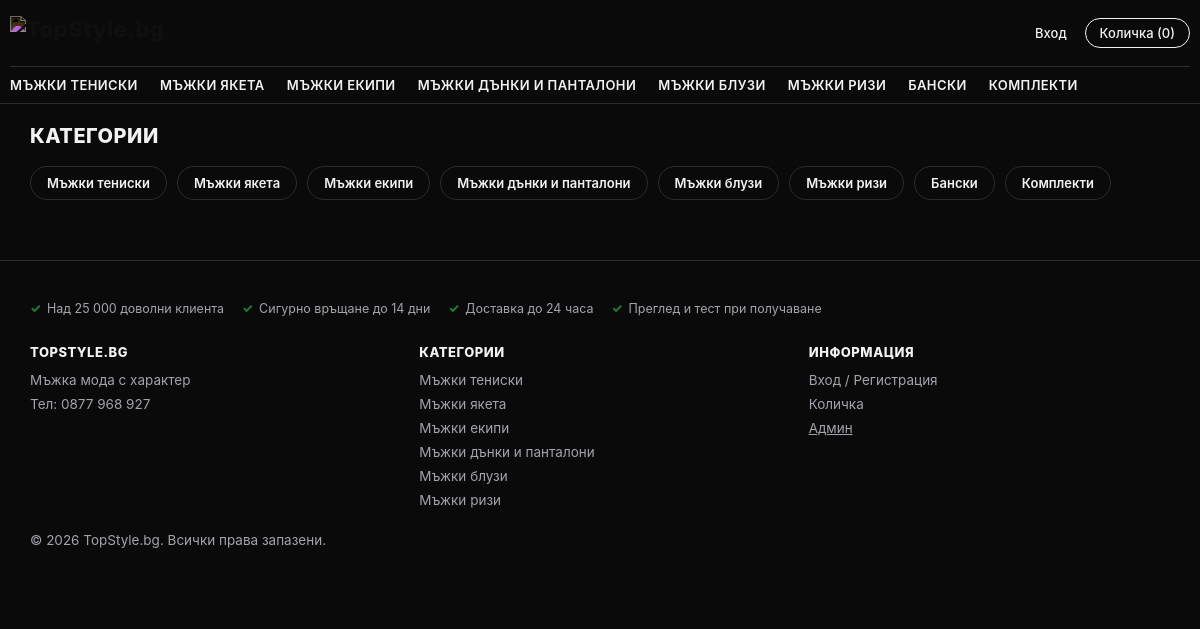
Page /php-site/category.php on the committed database.
### tables this page shows
CREATE TABLE IF NOT EXISTS category (
  id VARCHAR(32) PRIMARY KEY,
  slug VARCHAR(191) NOT NULL UNIQUE,
  name VARCHAR(191) NOT NULL,
  position INT NOT NULL DEFAULT 0,
  parent_id VARCHAR(32) NULL,
   
   
  image_url VARCHAR(500) NOT NULL DEFAULT '',
  created_at DATETIME NOT NULL DEFAULT CURRENT_TIMESTAMP,
  updated_at DATETIME NOT NULL DEFAULT CURRENT_TIMESTAMP ON UPDATE CURRENT_TIMESTAMP,
  FOREIGN KEY (parent_id) REFERENCES category(id) ON DELETE RESTRICT
);

### php-site/includes/helpers.php (called while the page is built, shortened)
<?php
function e(string $value): string {
    return htmlspecialchars($value, ENT_QUOTES, 'UTF-8');
}
function build_category_tree(array $categories): array {
    $byId = [];
    foreach ($categories as $c) {
        $c['children'] = [];
        $byId[$c['id']] = $c;
    }
    $roots = [];
    foreach ($byId as $id => $c) {
        if (!empty($c['parent_id']) && isset($byId[$c['parent_id']])) {
            $byId[$c['parent_id']]['children'][] = &$byId[$id];
        } else {
            $roots[] = &$byId[$id];
        }
    }
    usort($roots, fn($a, $b) => $a['position'] <=> $b['position']);
    return $roots;
}

### php-site/includes/customer_auth.php (called while the page is built, shortened)
<?php
require_once __DIR__ . '/db.php';
function get_customer_session(): ?array {
    if (empty($_SESSION['customer_id'])) return null;
    return ['id' => $_SESSION['customer_id'], 'email' => $_SESSION['customer_email']];
}
function get_current_customer(): ?array {
    $session = get_customer_session();
    if (!$session) return null;
    return db_one('SELECT * FROM customer WHERE id = ?', [$session['id']]);
}

### php-site/includes/cart.php (called while the page is built, shortened)
<?php
require_once __DIR__ . '/db.php';
require_once __DIR__ . '/customer_auth.php';
function cart_count(): int {
    $count = 0;
    return $count;
}

### php-site/includes/db.php (called while the page is built, shortened)
<?php
function db(): PDO {
    static $pdo = null;
    if ($pdo === null) {
        $dsn = 'mysql:host=' . DB_HOST . ';dbname=' . DB_NAME . ';charset=utf8mb4';
        $pdo = new PDO($dsn, DB_USER, DB_PASS, [
            PDO::ATTR_ERRMODE => PDO::ERRMODE_EXCEPTION,
            PDO::ATTR_DEFAULT_FETCH_MODE => PDO::FETCH_ASSOC,
            PDO::ATTR_EMULATE_PREPARES => false,
        ]);
    }
    return $pdo;
}
function db_query(string $sql, array $params = []): PDOStatement {
    $stmt = db()->prepare($sql);
    $stmt->execute($params);
    return $stmt;
}
function db_all(string $sql, array $params = []): array {
    return db_query($sql, $params)->fetchAll();
}

### php-site/category.php (the view, shortened to what this page needs)
<?php
require_once __DIR__ . '/includes/db.php';
require_once __DIR__ . '/includes/helpers.php';
$__slug = isset($_GET['slug']) ? trim($_GET['slug']) : '';
$__allCategories = db_all('SELECT * FROM category ORDER BY position ASC, name ASC');
if ($__slug === '') {
    require __DIR__ . '/includes/header.php';
    $__roots = build_category_tree($__allCategories);
    ?>
    <div class="container">
      <h1 class="section-title" style="margin-top:20px;">Категории</h1>
      <div class="chip-row">
        <?php foreach ($__roots as $__r): ?>
          <a href="/category.php?slug=<?= urlencode($__r['slug']) ?>" class="chip"><?= e($__r['name']) ?></a>
        <?php endforeach; ?>
      </div>
    </div>
    <?php
    require __DIR__ . '/includes/footer.php';
    exit;
}
require __DIR__ . '/includes/header.php';
?>
<?php require __DIR__ . '/includes/footer.php'; ?>

### php-site/includes/header.php (shortened to what this page needs)
<?php
require_once __DIR__ . '/db.php';
require_once __DIR__ . '/helpers.php';
require_once __DIR__ . '/customer_auth.php';
require_once __DIR__ . '/cart.php';
$__customer = get_current_customer();
$__cartCount = cart_count();
$__justAdded = isset($_GET['added']) && $_GET['added'] === '1';
$__allCategories = db_all('SELECT * FROM category ORDER BY position ASC, name ASC');
$__categoryTree = build_category_tree($__allCategories);
?><!DOCTYPE html>
<html lang="bg">
<head>
<link rel="stylesheet" href="/assets/style.css">
</head>
<body class="storefront">
<header class="site-header">
  <div class="container site-header__top">
    <a href="/index.php" class="logo">
      <img src="/assets/logo.svg" alt="<?= e(STORE_NAME) ?>" class="logo__img">
    </a>
    <div class="header-actions">
      <?php if ($__customer): ?>
        <a href="/account/profile.php">Моят акаунт</a>
        <a href="/account/logout.php">Изход</a>
      <?php else: ?>
        <a href="/account/login.php">Вход</a>
      <?php endif; ?>
      <a href="/cart.php" class="cart-pill<?= $__justAdded ? ' cart-pill--bump' : '' ?>">
        Количка (<?= (int)$__cartCount ?>)
      </a>
    </div>
  </div>
  <nav class="container nav">
    <?php foreach ($__categoryTree as $__cat): ?>
      <div class="nav__item">
        <a href="/category.php?slug=<?= urlencode($__cat['slug']) ?>"><?= e($__cat['name']) ?></a>
      </div>
    <?php endforeach; ?>
  </nav>
</header>
<main class="<?= isset($mainClass) ? e($mainClass) : '' ?>">

### php-site/includes/footer.php (shortened to what this page needs)
  </main>
  <footer class="site-footer">
    <div class="container">
      <ul class="trust-strip">
        <li><span class="trust-strip__check">&#10003;</span> <?= e(CUSTOMERS_SERVED_TEXT) ?></li>
        <li><span class="trust-strip__check">&#10003;</span> Сигурно връщане до <?= (int)RETURN_WINDOW_DAYS ?> дни</li>
        <li><span class="trust-strip__check">&#10003;</span> Доставка до 24 часа</li>
        <li><span class="trust-strip__check">&#10003;</span> Преглед и тест при получаване</li>
      </ul>
      <?php
        $__footerCats = array_slice($__categoryTree ?? [], 0, 6);
      ?>
      <div class="footer__cols" style="margin-top:28px;">
        <div>
          <p class="footer__col-title"><?= e(STORE_NAME) ?></p>
          <ul class="footer__links">
            <li>Мъжка мода с характер</li>
            <li>Тел: <?= e(STORE_PHONE) ?></li>
          </ul>
        </div>
        <div>
          <p class="footer__col-title">Категории</p>
          <ul class="footer__links">
            <?php foreach ($__footerCats as $__fc): ?>
              <li><a href="/category.php?slug=<?= urlencode($__fc['slug']) ?>"><?= e($__fc['name']) ?></a></li>
            <?php endforeach; ?>
          </ul>
        </div>
        <div>
          <p class="footer__col-title">Информация</p>
          <ul class="footer__links">
            <li><a href="/account/login.php">Вход / Регистрация</a></li>
            <li><a href="/cart.php">Количка</a></li>
            <li><a href="/admin/login.php" class="footer__admin-link">Админ</a></li>
          </ul>
        </div>
      </div>
      <p class="muted mt-24">&copy; <?= date('Y') ?> <?= e(STORE_NAME) ?>. Всички права запазени.</p>
    </div>
  </footer>
</body>
</html>

### php-site/assets/style.css (style rules this page uses)
:root { --ink: #16181c; --paper: #ffffff; --muted: #6b7280; --line: #e6e6e6; --accent: #16181c; --danger: #b3221f; --ok: #1f7a3d; --bg-soft: #f7f7f8; --radius: 4px; --brand-black: #0a0a0a; --brand-periwinkle: #7c86e8; --brand-green: #4caf50; --brand-green-dark: #3d8b40; --surface: #ffffff; --fill: var(--ink); --fill-text: #ffffff; }
.storefront { --paper: var(--brand-black); --ink: #f2f2f4; --muted: #a3a3ab; --line: #2c2c30; --bg-soft: #17171b; --surface: #18181c; --fill: #ffffff; --fill-text: var(--brand-black); background: var(--paper); color: var(--ink); min-height: 100vh; }
* { box-sizing: border-box; }
html, body { padding: 0; margin: 0; color: var(--ink); background: var(--paper); font-family: -apple-system, BlinkMacSystemFont, "Segoe UI", Roboto, Helvetica, Arial, sans-serif; }
html { scroll-behavior: smooth; }
a { color: inherit; text-decoration: none; }
.container { max-width: 1180px; margin: 0 auto; padding: 0 20px; }
.site-header { border-bottom: 1px solid var(--line); position: sticky; top: 0; background: var(--paper); z-index: 20; }
.site-header__top { display: flex; align-items: center; justify-content: space-between; padding: 16px 0; }
.logo { font-size: 22px; font-weight: 800; letter-spacing: 0.5px; display: inline-flex; align-items: center; }
.logo__img { height: 34px; width: auto; display: block; filter: invert(1) brightness(1.15); }
.header-actions { display: flex; align-items: center; gap: 18px; font-size: 14px; flex-shrink: 0; }
.cart-pill { border: 1px solid var(--ink); border-radius: 999px; padding: 6px 14px; font-weight: 600; font-size: 13px; white-space: nowrap; transition: transform 0.15s ease, background 0.15s ease, color 0.15s ease, border-color 0.15s ease; }
.nav { display: flex; gap: 22px; padding: 10px 0; font-size: 13px; text-transform: uppercase; letter-spacing: 0.4px; font-weight: 600; border-top: 1px solid var(--line); }
.nav a { white-space: nowrap; padding: 4px 0; }
.nav__item { position: relative; padding-bottom: 10px; margin-bottom: -10px; }
.section-title { font-size: 20px; font-weight: 800; text-transform: uppercase; letter-spacing: 0.5px; margin: 40px 0 18px; }
.chip-row { display: flex; gap: 10px; flex-wrap: wrap; margin-bottom: 26px; }
.chip { border: 1px solid var(--line); border-radius: 999px; padding: 8px 16px; font-size: 13px; font-weight: 600; }
.trust-strip { list-style: none; margin: 0; padding: 0; display: flex; flex-wrap: wrap; gap: 8px 18px; font-size: 12.5px; color: var(--muted); }
.trust-strip li { display: flex; align-items: center; gap: 6px; }
.trust-strip__check { color: var(--ok); font-weight: 800; }
.site-footer { border-top: 1px solid var(--line); margin-top: 60px; padding: 40px 0; color: var(--muted); font-size: 13.5px; }
.footer__admin-link { color: var(--muted); text-decoration: underline; }
.footer__cols { display: grid; grid-template-columns: repeat(3, 1fr); gap: 28px; }
.footer__col-title { font-size: 13px; font-weight: 800; color: var(--ink); text-transform: uppercase; letter-spacing: .04em; margin: 0 0 12px; }
.footer__links { list-style: none; padding: 0; margin: 0; display: flex; flex-direction: column; gap: 8px; }
.footer__links a { color: var(--muted); }
.header-actions a { font-size: 13px; font-weight: 500; }
.muted { color: var(--muted); }
.mt-24 { margin-top: 24px; }

### rows in the picture
category: name "МЪЖКИ ТЕНИСКИ", name "Мъжки тениски"
category: name "МЪЖКИ ЯКЕТА", name "Мъжки якета"
category: name "МЪЖКИ ЕКИПИ", name "Мъжки екипи"
category: name "МЪЖКИ ДЪНКИ И ПАНТАЛОНИ", name "Мъжки дънки и панталони"
category: name "МЪЖКИ БЛУЗИ", name "Мъжки блузи"
category: name "МЪЖКИ РИЗИ", name "Мъжки ризи"
category: name "БАНСКИ", name "Бански"
category: name "КОМПЛЕКТИ", name "Комплекти"

### other values in the picture
$__cartCount "0"
CUSTOMERS_SERVED_TEXT "Над 25 000 доволни клиента"
RETURN_WINDOW_DAYS "14"
STORE_NAME "TOPSTYLE.BG"
STORE_PHONE "0877 968 927"
STORE_NAME "TopStyle.bg"
